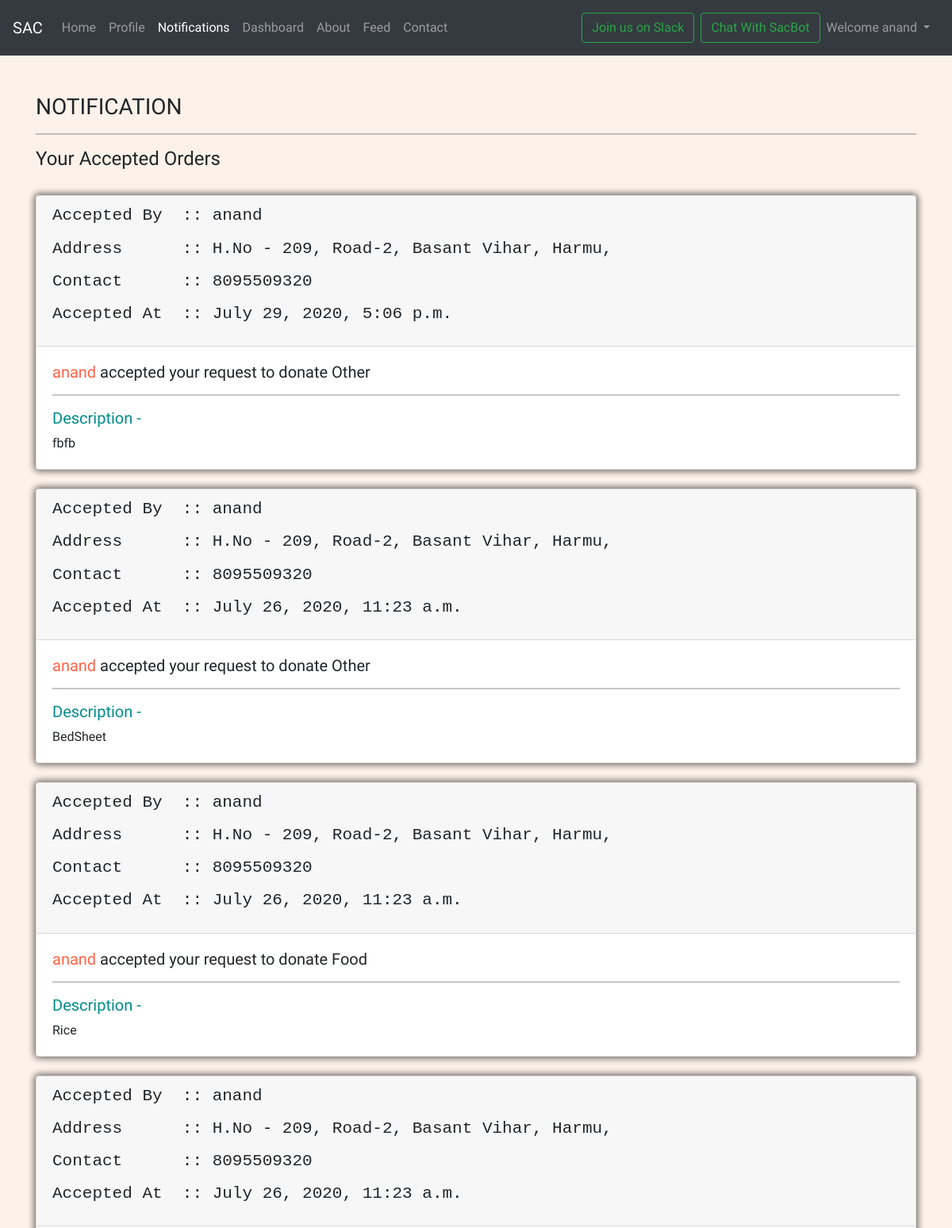
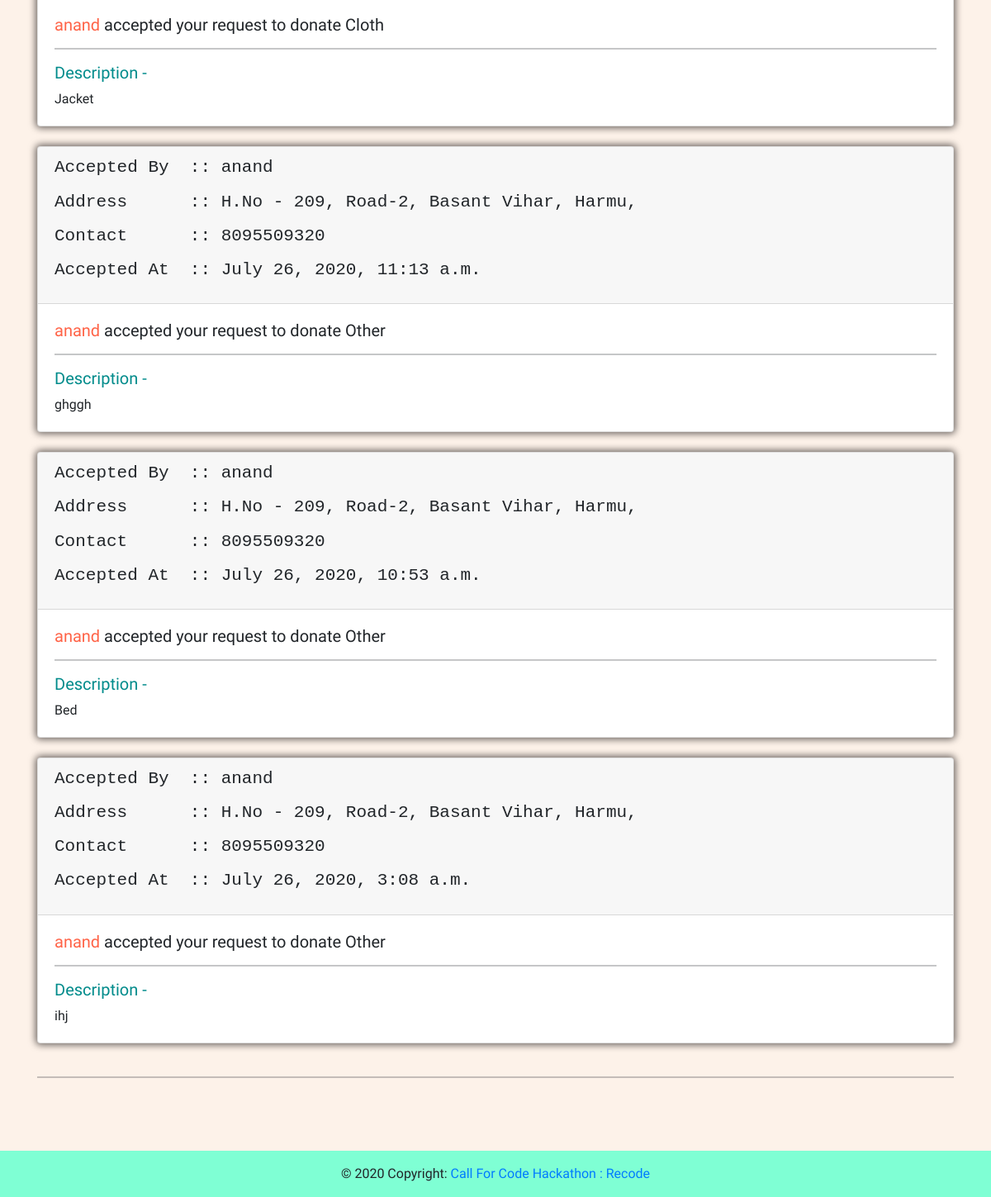
The page /notify (signed in) on the database its author committed (2 pictures, top to bottom).
### mysite/models.py (models this page shows, shortened)
class Notification(models.Model):
    superuser=models.CharField(max_length=30,null=True)
    enduser=models.CharField(max_length=30,null=True)
    phone=models.CharField(max_length=30,null=True)
    address=models.CharField(max_length=100,null=True)
    timestamp = models.DateTimeField(default=now)
    type1=models.CharField(max_length=100,null=True)
    description=models.CharField(max_length=500,null=True)
    done=models.IntegerField(null=True)

### mysite/views.py (the view)
# urls.py: path('notify',views.notify,name='donateCloth'),
@login_required(login_url='handleLogin')
def notify(request):
    users = request.user
    noti = Notification.objects.filter(enduser=users).order_by('-id')
    params = {'notis': noti}
    return render(request, 'mysite/notification.html', params)

### templates/mysite/notification.html (shortened to what this page needs)
{% extends 'base.html' %}
{% block activeNotification %} active {% endblock activeNotification %}
{% block body %}
    <div class="container mt-5">
    <h3>NOTIFICATION</h3>
        <hr>
        <h4>Your Accepted Orders</h4>
        {% for noti in notis %}
        <br>
        <div class="card">
            <div class="card-header">
                <div class="row">
                    <div class="col-md-8 col-sm-12">
                        <h4><pre>Accepted By  :: {{noti.superuser}}</pre></h4>
                        <h4><pre>Address      :: {{noti.address}}</h4>
                        <h4><pre>Contact      :: {{noti.phone}}</h4>
                        <h4><pre>Accepted At  :: {{noti.timestamp}}</h4>
                    </div>
                </div>
            </div>
            <div class="card-body">
                <h5 class="card-title"><span style="color: tomato;">{{noti.superuser}}</span> accepted your request to donate {{noti.type1}}</h5>
                <hr>
                <h5 style="color: darkcyan;">Description - </h5>
                <p class="card-text">{{noti.description}}</p>
            </div>
        </div>
        {% endfor %}
        <br>
        <hr>
        <br>
    </div>
{% endblock body %}

### templates/base.html (shortened to what this page needs)
<!doctype html>
<html lang="en">
  <head>
    <link
      rel="stylesheet"
      href="https://stackpath.bootstrapcdn.com/bootstrap/5.0.0-alpha1/css/bootstrap.min.css"
    />
    <link rel="stylesheet" href="https://stackpath.bootstrapcdn.com/bootstrap/4.5.0/css/bootstrap.min.css">
    <link rel="stylesheet" href="./static/mysite/style.css">
    <link
      rel="stylesheet"
      href="https://cdnjs.cloudflare.com/ajax/libs/font-awesome/5.13.1/css/all.min.css"
    />
  </head>
  <body>
    <nav class="navbar navbar-expand-lg navbar-dark bg-dark">
      <a class="navbar-brand" href="/">SAC</a>
      <div class="collapse navbar-collapse" id="navbarSupportedContent">
        <ul class="navbar-nav mr-auto">
          <li class="nav-item {% block activeHome %} {% endblock activeHome %}">
            <a class="nav-link" href="/">Home <span class="sr-only">(current)</span></a>
          </li>
          {% if user.is_authenticated %}
            <li class="nav-item {% block activeProfile %} {% endblock activeProfile %}">
            <a class="nav-link" href="/profile">Profile</a>
            <li class="nav-item {% block activeNotification %} {% endblock activeNotification %}">
            <a class="nav-link" href="/notify">Notifications</a>
          </li>
          {% endif %}
          {% if request.user.is_superuser %}
            <li class="nav-item {% block activeDashboard %} {% endblock activeDashboard %}">
            <a class="nav-link" href="/dashboard">Dashboard</a>
          {% endif %}
          <li class="nav-item {% block activeAbout %} {% endblock activeAbout %}">
            <a class="nav-link" href="/about">About</a>
          </li>
            <li class="nav-item {% block activeFeed %} {% endblock activeFeed %}">
            <a class="nav-link" href="/tweet">Feed</a>
          </li>
          <li class="nav-item {% block activeContact %} {% endblock activeContact %}">
            <a class="nav-link" href="/contact">Contact</a>
          </li>
        </ul>
        <div class="ml-auto form-inline mx-1">
          <a class="btn btn-outline-success my-2 my-sm-2 mx-2" href="https://join.slack.com/t/sacate/shared_invite/zt-g05v625j-CYp~WYorMyCYT7O2b3z4pg" role="button"  target="_blank">Join us on Slack</a>
        <div class="ml-auto form-inline ">
          <a class="btn btn-outline-success my-2 my-sm-2" href="https://web-chat.global.assistant.watson.cloud.ibm.com/preview.html?region=eu-gb&integrationID=2f56951f-120f-4309-92a2-dcdd4580ab57&serviceInstanceID=aee528ff-74f7-4657-b398-d01bb7a36378" role="button">Chat With SacBot</a>
        {% if user.is_authenticated %}
            <ul class="navbar-nav ml-auto">
                <li class="nav-item dropdown">
                    <a class="nav-link dropdown-toggle" href="#" id="navbarDropdown" role="button" data-toggle="dropdown" aria-haspopup="true" aria-expanded="false">
                      Welcome {{ request.user }}
                    </a>
                  </li>
            </ul>
        {% endif %}
        </div>
      </div>
     </nav>
    {% block body %}
    {% endblock body %}
    <br><br>
<footer class="page-footer font-small Blue">
  <div class="footer-copyright text-center py-3">© 2020 Copyright:
    <a href="https://callforcode.org/">  Call For Code Hackathon : Recode</a>
  </div>
</footer>
  </body>
</html>

### mysite/static/mysite/style.css (style rules this page uses)
* { margin: 0; padding: 0; box-sizing: border-box; font-family: 'Baloo Da 2', cursive; }
.nav-link, .breadcrumb-item { padding: 10px 0 10px 30px; transition: all .2s; color: #06092e; }
.card { box-shadow: 0 0 8px 2px rgba(8, 4, 4, 0.6); }

### rows shown on the page
Notification: superuser "anand", address "H.No - 209, Road-2, Basant Vihar,…", phone "8095509320", timestamp "July 29, 2020, 5:06 p.m.", type1 "Other", description "fbfb"
Notification: superuser "anand", address "H.No - 209, Road-2, Basant Vihar,…", phone "8095509320", timestamp "July 26, 2020, 11:23 a.m.", type1 "Other", description "BedSheet"
Notification: superuser "anand", address "H.No - 209, Road-2, Basant Vihar,…", phone "8095509320", timestamp "July 26, 2020, 11:23 a.m.", type1 "Food", description "Rice"
Notification: superuser "anand", address "H.No - 209, Road-2, Basant Vihar,…", phone "8095509320", timestamp "July 26, 2020, 11:23 a.m.", type1 "Cloth", description "Jacket"
Notification: superuser "anand", address "H.No - 209, Road-2, Basant Vihar,…", phone "8095509320", timestamp "July 26, 2020, 11:13 a.m.", type1 "Other", description "ghggh"
Notification: superuser "anand", address "H.No - 209, Road-2, Basant Vihar,…", phone "8095509320", timestamp "July 26, 2020, 10:53 a.m.", type1 "Other", description "Bed"
Notification: superuser "anand", address "H.No - 209, Road-2, Basant Vihar,…", phone "8095509320", timestamp "July 26, 2020, 3:08 a.m.", type1 "Other", description "ihj"

### other values the page prints
{{ request.user }} "anand"
